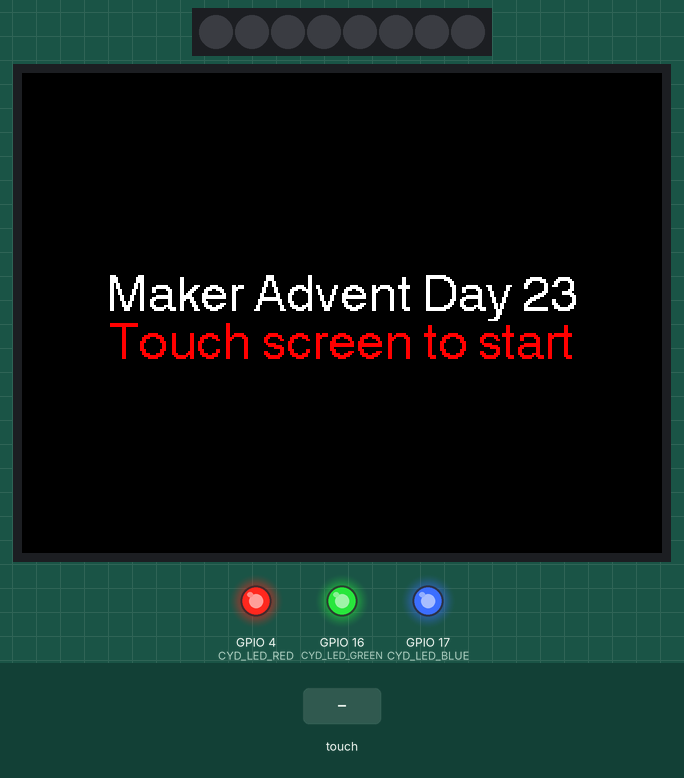
This sketch was run on a simulated ESP32. On the bench: 8 RGB LEDs in strip order, left to right, 320×240 colour display, output pins drawn as LEDs (lit = HIGH). Inputs (shaded band) come from the test bench. Dim RGB values are drawn brighter than linear; what the sketch prints to the serial monitor is not drawn.

Above: at 1.4 s.
1.5 s: touch panel pressed at 13 % / 10 % of its raw x / y range
At 2.06 s:
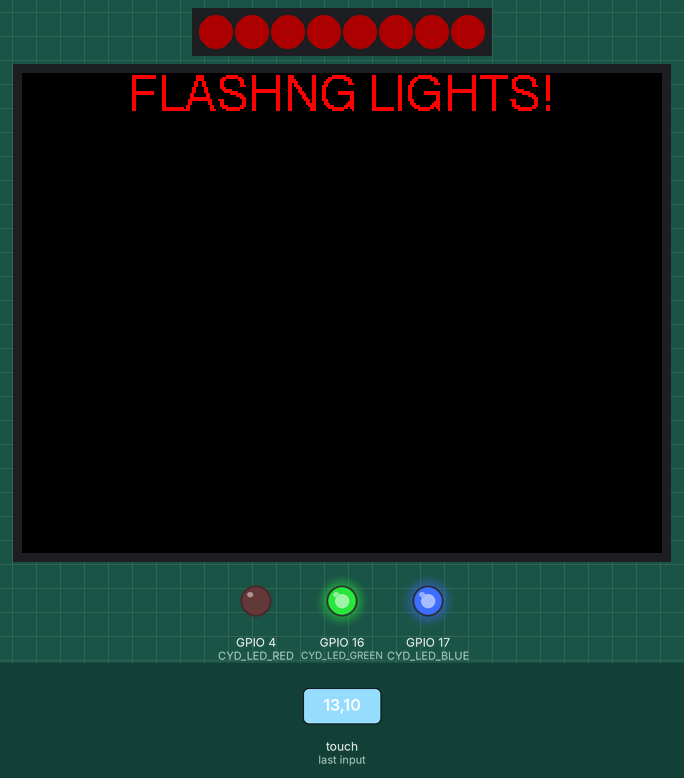
At 2.77 s:
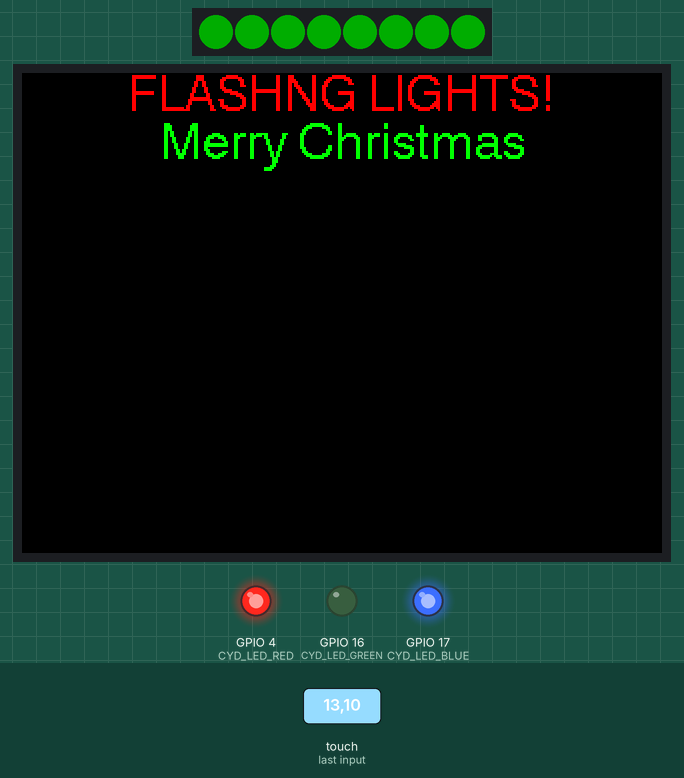
Timing chart, 0 to 11.5 s (numbered marks = the images above; inputs shaded):
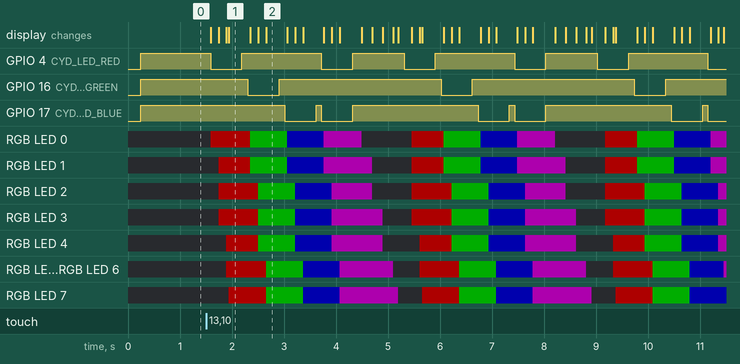

The sketch:

MakerAdventDay23.ino
```cpp
/********************************************************************
All of this code is based on Brian Lough's fabulous work on the Cheap Yello Display
https://github.com/witnessmenow/ESP32-Cheap-Yellow-Display
YouTube: https://www.youtube.com/brianlough
Twitter: https://twitter.com/witnessmenow

I've also used Adafruit's NeoPixel libary to control some external NeoPixels.
https://github.com/adafruit/Adafruit_NeoPixel
 *******************************************************************/

// Make sure to copy the UserSetup.h file into the library as
// per the Github Instructions. The pins are defined in there.

// ----------------------------
// Standard Libraries
// ----------------------------

#include <SPI.h>


// ----------------------------
// Additional Libraries - each one of these will need to be installed.
// ----------------------------

#include <XPT2046_Touchscreen.h>
// A library for interfacing with the touch screen
//
// Can be installed from the library manager (Search for "XPT2046")
//https://github.com/PaulStoffregen/XPT2046_Touchscreen

#include <TFT_eSPI.h>
// A library for interfacing with LCD displays
//
// Can be installed from the library manager (Search for "TFT_eSPI")
//https://github.com/Bodmer/TFT_eSPI

#include <Adafruit_NeoPixel.h>
// Adafruit's NeoPixel library
//
// Can be installed via the Arduino library manager (Search for "Adafruit NeoPixel")
// https://github.com/adafruit/Adafruit_NeoPixel


// ----------------------------
// Touch Screen pins
// ----------------------------

// The CYD touch uses some non default
// SPI pins

#define XPT2046_IRQ 36
#define XPT2046_MOSI 32
#define XPT2046_MISO 39
#define XPT2046_CLK 25
#define XPT2046_CS 33
#define CYD_LED_BLUE 17
#define CYD_LED_RED 4
#define CYD_LED_GREEN 16
#define LED_PIN    22
#define LED_COUNT 8
Adafruit_NeoPixel strip(LED_COUNT, LED_PIN, NEO_GRB + NEO_KHZ800);

// ----------------------------

SPIClass mySpi = SPIClass(VSPI);
XPT2046_Touchscreen ts(XPT2046_CS, XPT2046_IRQ);

TFT_eSPI tft = TFT_eSPI();

void setup() {
  Serial.begin(115200);
  strip.begin();           // INITIALIZE NeoPixel strip object (REQUIRED)
  strip.show();            // Turn OFF all pixels ASAP
  strip.setBrightness(50); // Set BRIGHTNESS to about 1/5 (max = 255)
  pinMode(CYD_LED_RED, OUTPUT);
  pinMode(CYD_LED_GREEN, OUTPUT);
  pinMode(CYD_LED_BLUE, OUTPUT);

  // Start the SPI for the touch screen and init the TS library
  mySpi.begin(XPT2046_CLK, XPT2046_MISO, XPT2046_MOSI, XPT2046_CS);
  ts.begin(mySpi);
  ts.setRotation(1);

  // Start the tft display and set it to black
  tft.init();
  tft.setRotation(1); //This is the display in landscape

  // Clear the screen before writing to it
  tft.fillScreen(TFT_BLACK);

  int x = 320 / 2; // center of display
  int y = 100;
  int fontSize = 4;
  tft.drawCentreString("Maker Advent Day 23", x, y, fontSize);
  y += 24;
  String temp = "Touch screen to start";
  tft.setTextColor(TFT_RED, TFT_BLACK);
  tft.drawCentreString(temp, x, y, fontSize);
  digitalWrite(CYD_LED_RED, HIGH); // The LEDs are "active low", meaning HIGH == off, LOW == on
  digitalWrite(CYD_LED_GREEN, HIGH);
  digitalWrite(CYD_LED_BLUE, HIGH);
}

void printTouchToSerial(TS_Point p) {
  Serial.print("Pressure = ");
  Serial.print(p.z);
  Serial.print(", x = ");
  Serial.print(p.x);
  Serial.print(", y = ");
  Serial.print(p.y);
  Serial.println();
}

void printTouchToDisplay(TS_Point p) {

  // Clear screen first
  tft.fillScreen(TFT_BLACK);
  tft.setTextColor(TFT_WHITE, TFT_BLACK);

  int x = 320 / 2; // center of display
  int y = 100;
  int fontSize = 4;
}

void loop() {
  int x = 320 / 2;
  int y = 0;
  int fontSize = 4;
  if (ts.tirqTouched() && ts.touched()) {
    TS_Point p = ts.getPoint();
    printTouchToSerial(p);
    printTouchToDisplay(p);
    for (int i = 0; i <= 4; i++) {
      String temp = "FLASHNG LIGHTS!";
      tft.setTextColor(TFT_RED, TFT_BLACK);
      tft.drawCentreString(temp, x, y, fontSize);
      digitalWrite(CYD_LED_RED, LOW);
      digitalWrite(CYD_LED_GREEN, HIGH);
      digitalWrite(CYD_LED_BLUE, HIGH);
      colorWipe(strip.Color(255,   0,   0), 50);
      delay(200);
      digitalWrite(CYD_LED_RED, HIGH);
      digitalWrite(CYD_LED_GREEN, HIGH);
      digitalWrite(CYD_LED_BLUE, HIGH);
      delay(100);
      y += 24;
      temp = "Merry Christmas";
      tft.setTextColor(TFT_GREEN, TFT_BLACK);
      tft.drawCentreString(temp, x, y, fontSize);
      digitalWrite(CYD_LED_RED, HIGH);
      digitalWrite(CYD_LED_GREEN, LOW);
      digitalWrite(CYD_LED_BLUE, HIGH);
      colorWipe(strip.Color(0,   255,   0), 50);
      delay(200);
      digitalWrite(CYD_LED_RED, HIGH);
      digitalWrite(CYD_LED_GREEN, HIGH);
      digitalWrite(CYD_LED_BLUE, HIGH);
      delay(100);
      y += 24;
      temp = "Happy Holidays";
      tft.setTextColor(TFT_BLUE, TFT_BLACK);
      tft.drawCentreString(temp, x, y, fontSize);
      digitalWrite(CYD_LED_RED, HIGH);
      digitalWrite(CYD_LED_GREEN, HIGH);
      digitalWrite(CYD_LED_BLUE, LOW);
      colorWipe(strip.Color(0,   0,   255), 50);
      delay(200);
      digitalWrite(CYD_LED_RED, HIGH);
      digitalWrite(CYD_LED_GREEN, HIGH);
      digitalWrite(CYD_LED_BLUE, HIGH);
      delay(100);
      digitalWrite(CYD_LED_RED, LOW);
      digitalWrite(CYD_LED_GREEN, HIGH);
      digitalWrite(CYD_LED_BLUE, LOW);
      colorWipe(strip.Color(255,   0,   255), 50);
      delay(200);
      digitalWrite(CYD_LED_RED, HIGH);
      digitalWrite(CYD_LED_GREEN, HIGH);
      digitalWrite(CYD_LED_BLUE, HIGH);
      delay(100);
      tft.fillScreen(TFT_BLACK);
      colorWipe(strip.Color(0,0,0), 100);
      strip.show();
    }
  }
}
void colorWipe(uint32_t color, int wait) {
  for(int i=0; i<strip.numPixels(); i++) { // For each pixel in strip...
    strip.setPixelColor(i, color);         //  Set pixel's color (in RAM)
    strip.show();                          //  Update strip to match
    delay(wait);                           //  Pause for a moment
  }
}
```

Measured:
- after the input at 1.5 s, GPIO 4 (CYD_LED_RED): HIGH → LOW after 0.09 s, then repeats every 3.7 s: HIGH 1.5 s, LOW 0.60 s, HIGH 0.99 s, LOW 0.60 s; GPIO 16 (CYD_LED_GREEN): alternates HIGH for 3.1 s and LOW for 0.60 s, starting after 0.80 s
- what the display in image 1 shows lasts 0.5 s, from 1.9 s to 2.4 s
